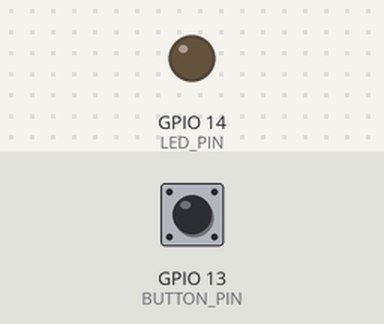
Bench run of a sketch on a simulated ESP32. On the bench: output pins drawn as LEDs (lit = HIGH). The inputs (shaded band) are chosen by the test bench; at power-on: GPIO 13 (BUTTON_PIN) HIGH. WiFi joins after 1.5 s; servers stay silent unless stated; uploads are accepted with an empty reply; the camera gives no picture; what the sketch prints to the serial monitor is not drawn.

Above: at 4.2 s.
4.3 s: GPIO 13 (BUTTON_PIN) pulled LOW for 0.15 s
At 4.69 s:
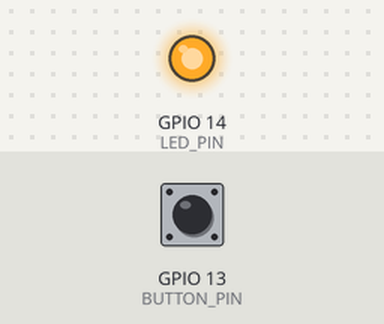
Timing chart, 0 to 7.3 s (numbered marks = the images above; inputs shaded):
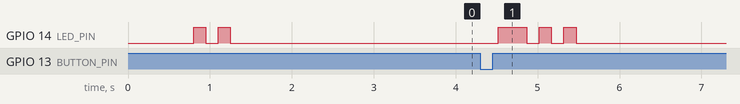

The sketch:

Pantry_scanner.ino
```cpp
# include "esp_camera.h"
# include <WiFi.h>
#include <HTTPClient.h>

const char* WIFI_SSID ="gigacube-CCBFC3";
const char*WIFI_PASSWORD ="3jLTgj5yg3y32882";
const char*BACKEND_URL = "http://192.168.0.250:5000/decode-label";

#define PWDN_GPIO_NUM 32
#define RESET_GPIO_NUM -1
#define XCLK_GPIO_NUM 0
#define SIOD_GPIO_NUM 26
#define SIOC_GPIO_NUM 27
#define Y9_GPIO_NUM 35
#define Y8_GPIO_NUM 34
#define Y7_GPIO_NUM 39
#define Y6_GPIO_NUM 36
#define Y5_GPIO_NUM 21
#define Y4_GPIO_NUM 19
#define Y3_GPIO_NUM 18
#define Y2_GPIO_NUM 5
#define VSYNC_GPIO_NUM 25
#define HREF_GPIO_NUM 23
#define PCLK_GPIO_NUM 22

#define BUTTON_PIN 13
#define LED_PIN 14

bool cameraReady = false;

void blinkLED(int times, int delayMs = 150){
  for(int i=0; i< times; i++){
    digitalWrite(LED_PIN, HIGH);
    delay(delayMs);
    digitalWrite(LED_PIN, LOW);
    delay(delayMs);
  }
}

void connectWiFi() {
  WiFi.mode(WIFI_STA);
  WiFi.disconnect(true);
  delay(100);

  Serial.printf("Connecting to Wi-Fi: %s", WIFI_SSID);
  WiFi.begin(WIFI_SSID, WIFI_PASSWORD);

  int attempts = 0;
  while (WiFi.status() != WL_CONNECTED && attempts < 30) {
    delay(500);
    Serial.print(".");
    attempts++;
  }

  if (WiFi.status() == WL_CONNECTED) {
    Serial.println();
    Serial.print("Wi-Fi connected. IP address: ");
    Serial.println(WiFi.localIP());
  } else {
    Serial.println();
    Serial.println("Wi-Fi connection failed - will retry before each capture.");
  }
}

void uploadToBackend(camera_fb_t *fb) {
  if (WiFi.status() != WL_CONNECTED) {
    Serial.println("Not connected to Wi-Fi - attempting reconnect...");
    connectWiFi();
    if (WiFi.status() != WL_CONNECTED) {
      Serial.println("Still no Wi-Fi - skipping upload this time.");
      return;
    }
  }

  HTTPClient http;
  http.begin(BACKEND_URL);
  http.addHeader("Content-Type", "image/jpeg");

  Serial.println("Uploading photo to backend...");
  int httpCode = http.POST(fb->buf, fb->len);

  if (httpCode > 0) {
    String response = http.getString();
    Serial.printf("Backend responded (HTTP %d):\n", httpCode);
    Serial.println(response);
  } else {
    Serial.printf("Upload failed: %s\n", http.errorToString(httpCode).c_str());
    Serial.println("Check that app.py is running and BACKEND_URL matches your computer's IP.");
  }

  http.end();
}

bool initCamera(){
  camera_config_t config = {};
  config.ledc_channel = LEDC_CHANNEL_0;
  config.ledc_timer = LEDC_TIMER_0;
  config.pin_d0 = Y2_GPIO_NUM;
  config.pin_d1= Y3_GPIO_NUM;
  config.pin_d2= Y4_GPIO_NUM;
  config.pin_d3= Y5_GPIO_NUM;
  config.pin_d4= Y6_GPIO_NUM;
  config.pin_d5= Y7_GPIO_NUM;
  config.pin_d6= Y8_GPIO_NUM;
  config.pin_d7= Y9_GPIO_NUM;
  config.pin_xclk= XCLK_GPIO_NUM;
  config.pin_pclk = PCLK_GPIO_NUM;
  config.pin_vsync = VSYNC_GPIO_NUM;
  config.pin_href = HREF_GPIO_NUM;
  config.pin_sccb_sda = SIOD_GPIO_NUM;
  config.pin_sccb_scl = SIOC_GPIO_NUM;
  config.pin_pwdn = PWDN_GPIO_NUM;
  config.pin_reset = RESET_GPIO_NUM;
  config.xclk_freq_hz = 20000000;
  config.pixel_format = PIXFORMAT_JPEG;

  if (psramFound()){
    config.frame_size = FRAMESIZE_UXGA;
    config.jpeg_quality = 10;
    config.fb_count = 2 ;
  } else{
    config.frame_size = FRAMESIZE_SVGA;
    config.jpeg_quality = 12;
    config.fb_count = 1;
  }

  esp_err_t err = esp_camera_init(&config);
  if(err != ESP_OK){
    Serial.printf("Camera init failed with error 0x%x\n", err);
    return false;
  }
  return true;
}

void captureAndReport(){
  for (int i = 0; i < 2; i++){
    camera_fb_t * stale_fb = esp_camera_fb_get();
    if(stale_fb){
      esp_camera_fb_return(stale_fb);
    }
  }
  camera_fb_t * fb = esp_camera_fb_get();
  if(!fb){
    Serial.println("Capture failed - check wiring/power.");
    blinkLED(5,80);
    return;
  }
  Serial.printf("Captured frame: %u bytes, %ux%u\n", fb->len, fb->width, fb->height);

  digitalWrite(LED_PIN, HIGH);
  uploadToBackend(fb);
  digitalWrite(LED_PIN, LOW);

  esp_camera_fb_return(fb);
  blinkLED(3);
}

void setup() {
  Serial.begin(115200);
  delay(500);

  pinMode(BUTTON_PIN, INPUT_PULLUP);
  pinMode(LED_PIN, OUTPUT);
  digitalWrite(LED_PIN, LOW);

  Serial.println("Initializing camera ...");
  cameraReady = initCamera();

  if(cameraReady){
    Serial.println("Camera ready.");
    blinkLED(2);
  } else{
    Serial.println("Camera init failed - check wiring before continuing.");
  }

  connectWiFi();
  Serial.println("Press the button to capture and upload.");
}

void loop() {
  static bool lastState = HIGH;
  bool state = digitalRead(BUTTON_PIN);

  if(lastState == HIGH && state ==LOW){
    delay(30);
    if(digitalRead(BUTTON_PIN) == LOW){
      if(cameraReady){
        Serial.println("Button pressed - capturing ...");
        captureAndReport();
      }else {
        Serial.println("Camera not ready, can't capture.");
      }
    }
  }
  lastState = state;
  delay(10);
}
```

Measured:
- after the input at 4.3 s, GPIO 14 (LED_PIN): LOW → HIGH after 0.22 s, then repeats every 0.30 s: LOW 0.15 s, HIGH 0.15 s, until it stays LOW from 5.5 s
